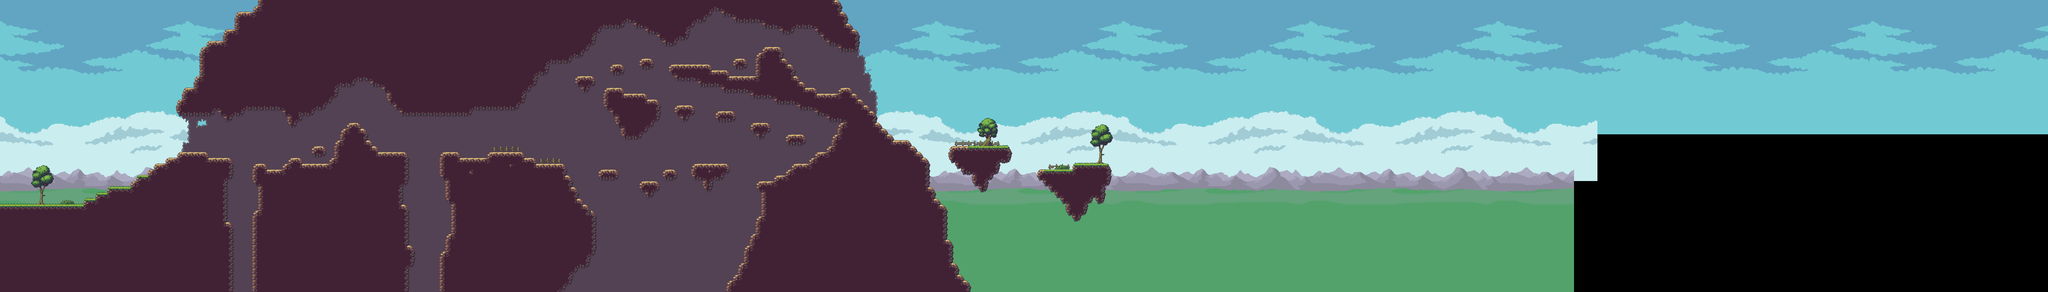

A level layout from a 2D game, rendered from its tile map. Below: a short description, then the map file with tile-grid data replaced by summaries:
An orthogonal 350x50 tile map with 16x16 px tiles, 6 tile layers (Sky, Clouds, Mountains, Details, ...), 1 hidden layer not drawn and 216 objects.

<map version="1.2" tiledversion="1.2.4" orientation="orthogonal" renderorder="right-down" width="350" height="50" tilewidth="16" tileheight="16" infinite="0" nextlayerid="31" nextobjectid="342">
 <tileset firstgid="1" name="Tilesets" tilewidth="16" tileheight="16" tilecount="1664" columns="32">
  <image source="Tilesets.png" width="512" height="840" />
  <terraintypes>
   <terrain name="Ground" tile="0" />
   <terrain name="Rock" tile="0" />
  </terraintypes>
  <tile id="0" terrain=",,,0" />
  <tile id="1" terrain=",,0,0" />
  <tile id="2" terrain=",,0," />
  <tile id="4" terrain="0,0,0," />
  <tile id="5" terrain="0,0,,0" />
  <tile id="32" terrain=",0,,0" />
  <tile id="33" terrain="0,0,0,0" />
  <tile id="34" terrain="0,,0," />
  <tile id="64" terrain=",0,," />
  <tile id="65" terrain="0,0,," />
  <tile id="66" terrain="0,,," />
  <tile id="68" terrain="0,,0,0" />
  <tile id="69" terrain=",0,0,0" />
  <tile id="96" terrain=",,,1" />
  <tile id="97" terrain=",,1,1" />
  <tile id="98" terrain=",,1," />
  <tile id="99" terrain="1,1,1," />
  <tile id="100" terrain="1,1,,1" />
  <tile id="128" terrain=",1,,1" />
  <tile id="129" terrain="1,1,1,1" />
  <tile id="130" terrain="1,,1," />
  <tile id="131" terrain="1,,1,1" />
  <tile id="132" terrain=",1,1,1" />
  <tile id="160" terrain=",1,," />
  <tile id="161" terrain="1,1,," />
  <tile id="162" terrain="1,,," />
 </tileset>
 <layer id="22" name="Sky" width="350" height="50">
  <properties>
   <property name="collision" type="bool" value="false" />
   <property name="draw" type="bool" value="true" />
   <property name="speed" type="float" value="0.4" />
  </properties>
  <data>[17500 cells, 8056 non-empty, 641 distinct tile ids]</data>
 </layer>
 <layer id="23" name="Clouds" width="350" height="50">
  <properties>
   <property name="collision" type="bool" value="false" />
   <property name="draw" type="bool" value="true" />
   <property name="speed" type="float" value="0.65" />
  </properties>
  <data>[17500 cells, 3278 non-empty, 352 distinct tile ids]</data>
 </layer>
 <layer id="24" name="Mountains" width="350" height="50">
  <properties>
   <property name="collision" type="bool" value="false" />
   <property name="draw" type="bool" value="true" />
   <property name="speed" type="float" value="0.78" />
  </properties>
  <data>[17500 cells, 5932 non-empty, 260 distinct tile ids]</data>
 </layer>
 <layer id="25" name="Details" width="350" height="50">
  <properties>
   <property name="collision" type="bool" value="false" />
   <property name="draw" type="bool" value="true" />
   <property name="speed" type="float" value="1" />
  </properties>
  <data>[17500 cells, 4782 non-empty, 23 distinct tile ids]</data>
 </layer>
 <layer id="26" name="Platforms" width="350" height="50">
  <properties>
   <property name="collision" type="bool" value="false" />
   <property name="draw" type="bool" value="true" />
   <property name="speed" type="float" value="1" />
  </properties>
  <data>[17500 cells, 4704 non-empty, 15 distinct tile ids]</data>
 </layer>
 <layer id="27" name="Bridges/Trees" width="350" height="50">
  <properties>
   <property name="collision" type="bool" value="false" />
   <property name="draw" type="bool" value="true" />
   <property name="speed" type="float" value="1" />
  </properties>
  <data>[17500 cells, 145 non-empty, 61 distinct tile ids]</data>
 </layer>
 <layer id="28" name="Metadata" width="350" height="50" visible="0">
  <properties>
   <property name="collision" type="bool" value="true" />
   <property name="draw" type="bool" value="false" />
   <property name="speed" type="float" value="1" />
  </properties>
  <data>[17500 cells, 949 non-empty, 1 distinct tile ids]</data>
 </layer>
 <objectgroup color="#0000ff" id="29" name="Colliders">
  <object id="1" x="-1.33333" y="560.06" width="243.333" height="21.9394" />
  <object id="4" x="228.955" y="549.364" width="35" height="11.1364" />
  <object id="5" x="261" y="533.875" width="34.8125" height="10" />
  <object id="7" x="293.126" y="518.318" width="62.3735" height="11.6818" />
  <object id="8" x="363.045" y="496.227" width="21.5" height="16.5" />
  <object id="9" x="372.955" y="484.045" width="37.5455" height="11.9545" />
  <object id="10" x="412" y="464.25" width="21.375" height="15.625" />
  <object id="12" x="420.625" y="454.875" width="36.875" height="9" />
  <object id="15" x="462" y="431.989" width="32.125" height="15.1364" />
  <object id="16" x="484.625" y="422.25" width="86.625" height="10.25" />
  <object id="18" x="565" y="437.909" width="68.7273" height="7.59091" />
  <object id="19" x="693" y="455.75" width="39.25" height="8.25" />
  <object id="20" x="619.25" y="446" width="17.75" height="35.0909" />
  <object id="21" x="690.5" y="464.625" width="13" height="34.625" />
  <object id="22" x="728.5" y="464.045" width="48" height="14.4545" />
  <object id="23" x="772.989" y="454.625" width="22.7614" height="9.375" />
  <object id="25" x="789.5" y="438.125" width="38.375" height="9.875" />
  <object id="27" x="825" y="448.25" width="79.5" height="16.75" />
  <object id="28" x="900.625" y="437.75" width="16.3295" height="9.75" />
  <object id="36" x="914.5" y="400.5" width="19.1477" height="31.5" />
  <object id="39" x="855.409" y="400.273" width="31.5455" height="7.46591" />
  <object id="40" x="853.045" y="408.273" width="38.0909" height="14.6364" />
  <object id="41" x="938.5" y="352.295" width="10.75" height="32.4205" />
  <object id="42" x="948.864" y="343.773" width="39.4091" height="8.40909" />
  <object id="44" x="984.773" y="352.818" width="13.8182" height="29.8636" />
  <object id="50" x="998" y="384" width="18.0455" height="22.5" />
  <object id="51" x="1017" y="400.273" width="15.5" height="22.7273" />
  <object id="52" x="1034" y="416.136" width="77.5" height="16.8636" />
  <object id="53" x="1096.5" y="434" width="19.5" height="71" />
  <object id="55" x="1203.5" y="418.864" width="13" height="67.6364" />
  <object id="57" x="1217" y="416.364" width="40" height="14.1364" />
  <object id="58" x="1256" y="432" width="86" height="14.5" />
  <object id="59" x="1334.18" y="416.182" width="99.0909" height="16.5454" />
  <object id="61" x="1431.82" y="432" width="29.9091" height="14.9091" />
  <object id="62" x="1466" y="447.977" width="75.4545" height="14.5227" />
  <object id="67" x="1535.5" y="465.25" width="14.625" height="28.75" />
  <object id="69" x="1550.75" y="488.75" width="12.25" height="30.75" />
  <object id="71" x="1563.23" y="512.773" width="9.25" height="6.47727" />
  <object id="73" x="1579.75" y="546.75" width="14.75" height="23" />
  <object id="78" x="1753.67" y="496.011" width="44.108" height="5.6818" />
  <object id="79" x="1749.26" y="501.995" width="53.7898" height="15.2273" />
  <object id="80" x="1752.08" y="517.523" width="46.3352" height="7.2955" />
  <object id="84" x="1892.82" y="454.841" width="102.795" height="8.79545" />
  <object id="86" x="1889.98" y="464.25" width="96.0909" height="15.1591" />
  <object id="87" x="1892" y="480.341" width="87.8636" height="7.88636" />
  <object id="88" x="2068.63" y="496.125" width="49.125" height="16.875" />
  <object id="89" x="2118" y="480.477" width="35.75" height="17.5227" />
  <object id="91" x="2150.75" y="464.813" width="25" height="16.1875" />
  <object id="92" x="2165.5" y="448.063" width="57.25" height="16.9375" />
  <object id="93" x="2213.75" y="433.091" width="30" height="15.1591" />
  <object id="94" x="2229.25" y="416.318" width="38.75" height="16.9318" />
  <object id="95" x="2262.5" y="400.841" width="25.75" height="15.6591" />
  <object id="96" x="2275.75" y="369" width="19.25" height="32" />
  <object id="97" x="2261.75" y="320.25" width="50.25" height="15.25" />
  </objectgroup>
 <objectgroup color="#ffff7f" id="30" name="Finish">
  <!-- 1 objects omitted --></objectgroup>
</map>
<!-- 162 of 216 objects omitted -->